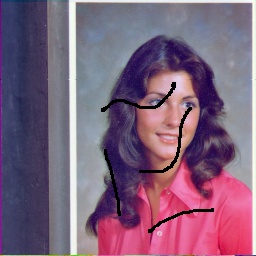
#> input picture opencv-rPi/rpi/pruebas/retoques/Damaged.tiff, 256 x 256 px
$ python create_mask.py
#> lines starting #> are read from the running program, lines starting #| are printed output that depends on the picture; after the words box and inside, x2 and y2 are one past the last pixel; in counts of white or black regions, pixels touching at a corner belong together
# Tomado de: https://www.geeksforgeeks.org/image-inpainting-using-opencv/
import cv2
import numpy as np

# reading the damaged image
damaged_img = cv2.imread('Damaged.tiff')
#> damaged_img is the input picture: shape (256, 256, 3); mean B, G, R 123.2, 97.7, 126.7

# get the shape of the image
height, width = damaged_img.shape[0], damaged_img.shape[1]
#> height = 256; width = 256

# Converting all pixels greater than zero to black while black becomes white
for i in range(height):
    for j in range(width):
        if damaged_img[i, j].sum() > 0:
            damaged_img[i, j] = 0
        else:
            damaged_img[i, j] = [255, 255, 255]
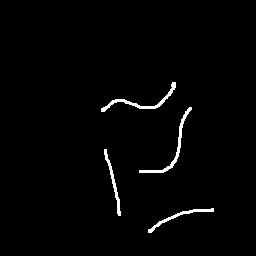
#> damaged_img: shape (256, 256, 3); 1.6% white; 4 white regions, box (x1, y1, x2, y2) and area: (139, 107, 192, 173) 314, (101, 82, 176, 112) 307, (148, 208, 214, 233) 226, (104, 149, 121, 216) 212

# saving the mask
mask = damaged_img
cv2.imwrite('Mask.tiff', mask)

# displaying mask
cv2.imshow("damaged image mask", mask)
cv2.waitKey(0)
cv2.destroyAllWindows()
